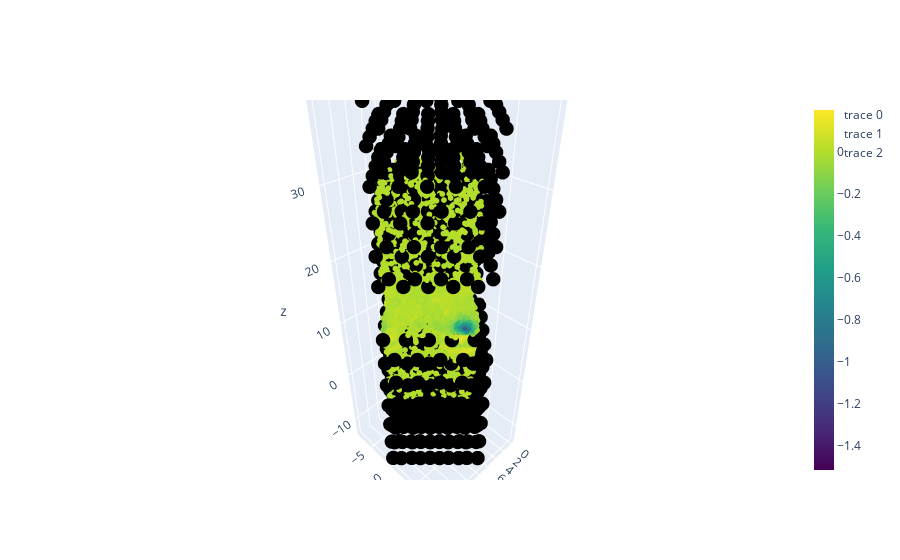

The cell this chart's notebook holds for it:
### Code cell
XGChi0.Vis_tool(chi0rr, R, A, B, C, ngkpt, natom, xred, N=10000, isomin=0)

### Figure 1 — Plotly figure (JSON) as saved in the notebook; plotly's stock layout.template omitted (floating-point values rounded to 4 significant figures; data arrays with more than 128 entries replaced by an {"elided": "..."} marker saying what was removed)
{"data": [{"marker": {"color": {"elided": "9936 float values"}, "colorbar": {"thickness": 20}, "colorscale": [[0, "#440154"], [0.1111, "#482878"], [0.2222, "#3e4989"], [0.3333, "#31688e"], [0.4444, "#26828e"], [0.5556, "#1f9e89"], [0.6667, "#35b779"], [0.7778, "#6ece58"], [0.8889, "#b5de2b"], [1, "#fde725"]], "size": 2}, "mode": "markers", "type": "scatter3d", "x": {"elided": "9936 float values"}, "y": {"elided": "9936 float values"}, "z": {"elided": "9936 float values"}}, {"marker": {"color": {"elided": "650 int values"}, "colorscale": [[0, "rgb(0,0,0)"], [1, "rgb(0,0,0)"]], "size": 5}, "mode": "markers", "type": "scatter3d", "x": {"elided": "650 float values"}, "y": {"elided": "650 float values"}, "z": {"elided": "650 float values"}}, {"marker": {"color": [1], "colorscale": [[0, "rgb(255,0,0)"], [1, "rgb(255,0,0)"]], "size": 7}, "mode": "markers", "type": "scatter3d", "x": [1.345], "y": [-0.4484], "z": [14.95]}], "layout": {}}
